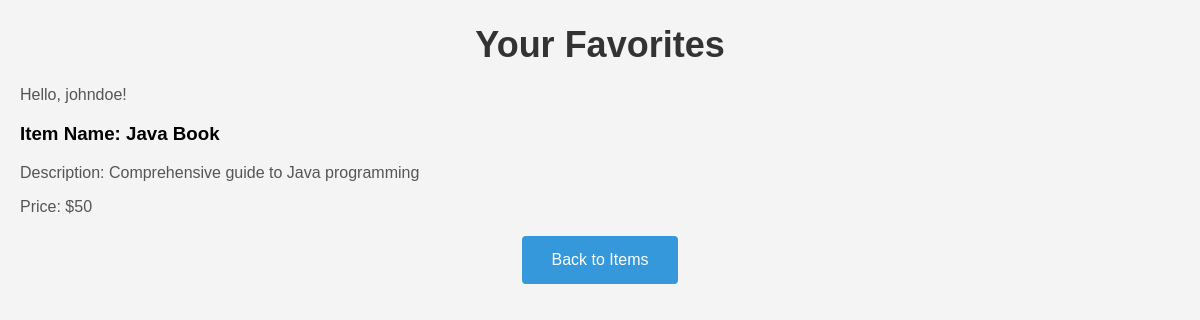
The app's page /shop/favorites (signed in) with its own data.
### tables this page shows
CREATE TABLE wishlist
(
    list_id    integer not null
        constraint list_id
            primary key,
    list_name  TEXT    not null,
    user_login TEXT    not null
        constraint user_login
            references User,
    item_id    integer not null
        constraint item_id
            references Item
);

CREATE TABLE "Item"
(
    id          integer
        constraint id
            primary key,
    name        TEXT    not null,
    description TEXT    not null,
    price       integer not null,
    status      INTEGER not null
        constraint satus
            references Items_stat (item_stat),
    category    TEXT    not null
        constraint category
            references Categoty
);

### urls/shop_page_route.py (the view)
@shop_blueprint.route('/shop/favorites', methods=['GET', 'POST'])
def get_favorites():
    login = session.get('login')
    current_user = load_from_db('*', 'User', {'login': login})[0][0]
    print(current_user)
    favorites = read_multiply_data_from_db('*', ['wishlist', 'Item'], [('wishlist.item_id = Item.id',)],
                                           {'user_login': current_user})
    print(favorites)
    return render_template('favorites.html', login=login, favorites=favorites)

### connect_db.py (called while the page is built)
    def __enter__(self):
        self.my_db = sqlite3.connect('identifier.sqlite')
        self.row_factory = self.dict_factory
        self.cursor = self.my_db.cursor()
        return self.cursor

    def __exit__(self, exc_type, exc_val, exc_tb):
        if self.my_db:
            if exc_type is None:
                self.my_db.commit()
            self.my_db.close()

### db_requests.py (called while the page is built)
def load_from_db(selected_cl: str, table: str, linked_column=None):
    with Connect_DB() as cursor:
        cursor_string = f'SELECT {selected_cl} FROM "{table}"'
        if linked_column:
            cursor_string += ' WHERE '
            condition = []
            vals = []
            for key, val in linked_column.items():
                condition.append(f'{key} = ?')
                vals.append(val)
            cursor_string += ' AND '.join(condition)
            print(cursor_string, vals)
            cursor.execute(cursor_string, vals)
        else:
            print(cursor_string)
            cursor.execute(cursor_string)
        return cursor.fetchall()

def read_multiply_data_from_db(selected_cl: str, table: list, conditions, linked_column=None):
    with Connect_DB() as cursor:
        cursor_string = f'SELECT {selected_cl} FROM "{table[0]}"'
        for i, one_table in enumerate(table[1:]):
            cursor_string += f' INNER JOIN "{one_table}" ON '
            cursor_string += ' AND '.join(conditions[i])
        if linked_column:
            cursor_string += ' WHERE '
            condition = []
            vals = []
            for key, val in linked_column.items():
                condition.append(f'{key} = ?')
                vals.append(val)
            cursor_string += ' AND '.join(condition)
        print(cursor_string, vals)
        cursor.execute(cursor_string, vals) if linked_column else cursor.execute(cursor_string)
        return cursor.fetchall()

### templates/favorites.html (shortened to what this page needs)
<!DOCTYPE html>
<html lang="en">
<head>
    <link rel="stylesheet" type="text/css" href="{{ url_for('static', filename='styles.css') }}">
</head>
<body>
<div class="favorites-container">
    <h1>Your Favorites</h1>
    {% if login %}
        <p>Hello, {{ login }}!</p>
        {% if favorites %}
            <div class="favorites-list">
                {% for favorite in favorites %}
                    <div class="favorite-item">
                        <h3>Item Name: {{ favorite[5] }}</h3>
                        <p>Description: {{ favorite[6] }}</p>
                        <p>Price: ${{ favorite[7] }}</p>
                    </div>
                {% endfor %}
            </div>
        {% else %}
            <p>Your favorites list is empty.</p>
        {% endif %}
    {% else %}
        <p>Please log in to view your favorites.</p>
    {% endif %}
    <div class="login-logout">
        <button class="back-button" onclick="navigateToItems()">Back to Items</button>
    </div>
</div>
</body>
</html>

### static/styles.css (style rules this page uses)
body { font-family: 'Arial', sans-serif; background-color: #f4f4f4; margin: 0; padding: 0; }
button { background-color: #4CAF50; color: white; padding: 10px 20px; border: none; border-radius: 5px; cursor: pointer; font-size: 16px; }
h1 { text-align: center; font-size: 36px; color: #333; margin-bottom: 20px; }
.login-logout { text-align: center; margin-top: 20px; }
h1 { font-size: 28px; color: #333; margin-bottom: 10px; }
p { font-size: 16px; color: #555; margin-bottom: 10px; }
body { font-family: Arial, sans-serif; margin: 20px; }
.back-button { background-color: #3498db; color: #fff; cursor: pointer; padding: 15px 30px; border: none; border-radius: 4px; transition: background-color 0.3s ease; }

### records on screen
wishlist: name "Java Book", description "Comprehensive guide to Java programming", price "50"

### other values on screen
{{ login }} "johndoe"
